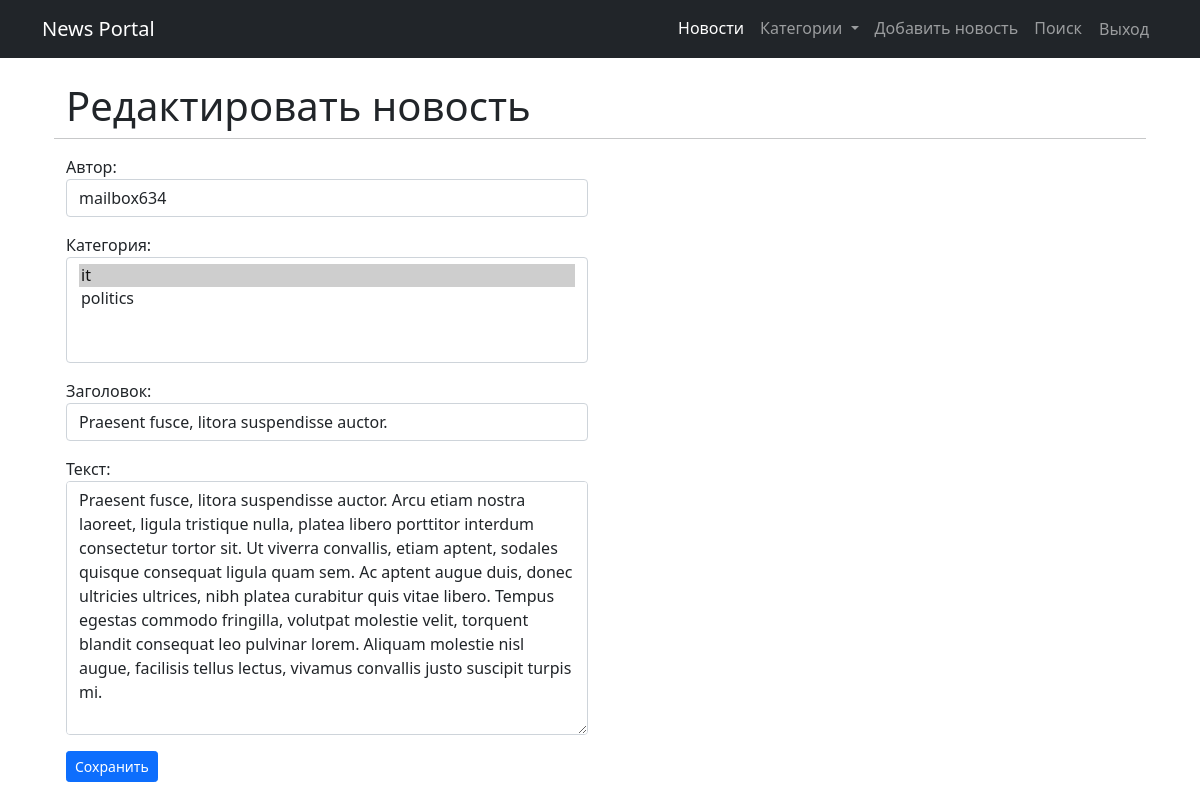
Page /news/155/edit (signed in) on the earlier database version.
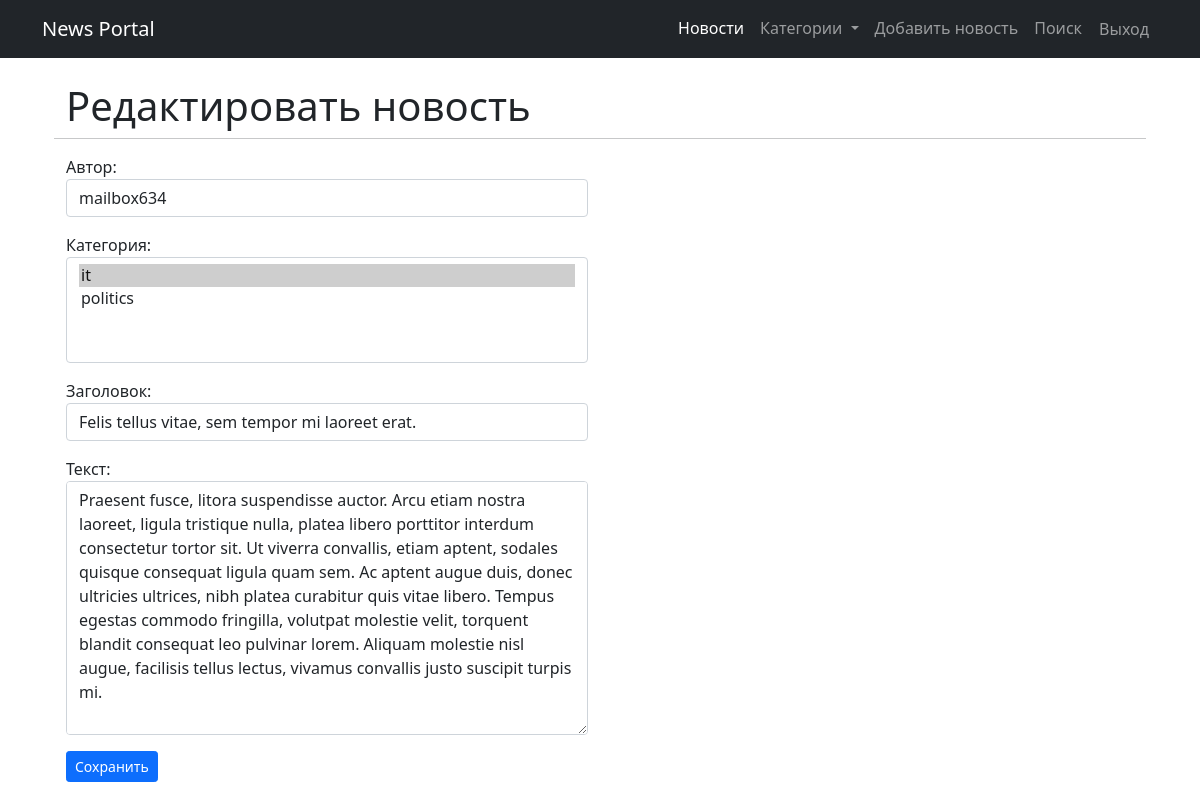
Same page on the later database version.
### news/models.py (models this page shows, shortened)
class Post(models.Model):
    article = 'AR'
    news = 'NW'
    POST_TYPE = [
        (article, 'статья'),
        (news, 'новость'),
    ]
    author = models.ForeignKey(Author, on_delete=models.CASCADE)
    post_type = models.CharField(
        max_length=2, choices=POST_TYPE, default=article)
    date = models.DateTimeField(auto_now_add=True)
    title = models.CharField(max_length=255)
    text = models.TextField()
    rating = models.IntegerField(default=0)
    category = models.ManyToManyField(
        Category, through='PostCategory')

### news/views.py (the view)
# urls.py: path('<int:pk>/edit', NewsPostUpdateView.as_view(), name='news_post_update'),
class NewsPostUpdateView(PermissionRequiredMixin, UpdateView):
    template_name = 'news/news_post_update.html'
    form_class = NewsPostForm
    permission_required = ('news.change_post')
    def get_object(self, **kwargs):
        id = self.kwargs.get('pk')
        return Post.objects.get(pk=id)
    def get_context_data(self, **kwargs):
        category_menu = Category.objects.all()
        context = super().get_context_data(**kwargs)
        context['category_menu'] = category_menu
        return context

### news/forms.py
class NewsPostForm(forms.ModelForm):
    class Meta:
        model = Post
        fields = ('author', 'category', 'title',  'text')
        widgets = {
            'author': forms.Select(attrs={'class': 'form-control'}),
            'category': forms.SelectMultiple(attrs={'class': 'form-control'}),
            'title': forms.TextInput(attrs={'class': 'form-control'}),
            'text': forms.Textarea(attrs={'class': 'form-control'}),
        }
        labels = {
            'author': ('Автор'),
            'category': ('Категория'),
            'title': ('Заголовок'),
            'text': ('Текст'),
        }

### news/models.py (called while the page is built)
    def __str__(self):
        return self.username.username

    def __str__(self):
        return self.name

### templates/news/news_post_update.html (shortened to what this page needs)
{% extends 'flatpages/default.html' %}
{% block content %}
<div class="container">
    <div class="row">
    <h1>Редактировать новость</h1>
    <hr>
        <div class="col-6">
            <div class="form-group">
                <form method="POST">
                    {{ form.as_p}}
                    <input type="submit" value="Сохранить" class="btn btn-primary btn-sm">
                </form>
            </div>
        </div>
    </div>
</div>
{% endblock content %}

Differences in the rows shown:
changed Post "mailbox634": title "Praesent fusce, litora suspendisse auctor." → "Felis tellus vitae, sem tempor mi laoreet erat."
